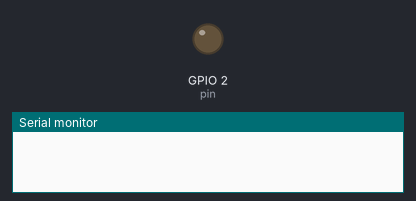
Bench run of a program on a simulated ESP32. Parts: output pins drawn as LEDs (lit = HIGH), the last lines printed to the serial monitor. WiFi joins after 1.5 s; servers stay silent unless stated.

Above: at 0.1 s.
At 2.1 s:
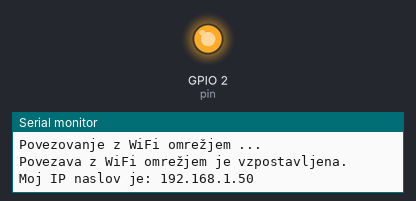
Timing chart, 0 to 3.8 s (numbered marks = the images above):
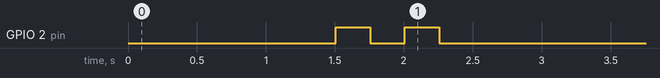

The program:

main.cpp
```cpp
#include <Arduino.h>
#include <WiFi.h>


const char* ssid = "...";
const char* password = "...";

void setup() {
  // put your setup code here, to run once:
  // tu zapišemo kodo za nastavitve, koda bo izvecena le enkrat, ko se naprava zažene:

  Serial.begin(115200); // nastavimo hitrost serijske komunikacije na 115200 btiov/s
  WiFi.begin(ssid, password); // povežemo se na WiFi omrežje z imenom "A1-39A3F1"in geslom

  while (WiFi.status() != WL_CONNECTED) { // dokler se modul ne poveže na WiFi omrežje, ponavljamo zanko
    delay(500); // počakamo 500ms preden preverimo stanje povezave znova
    Serial.println("Povezovanje z WiFi omrežjem ..."); // izpišemo sporočilo na serijski monitor, da vidimo, da se še vedno poskuša povezati
  }

  Serial.println("Povezava z WiFi omrežjem je vzpostavljena."); // izpišemo sporočilo, ko je povezava uspešna
  Serial.print("Moj IP naslov je: "); // spodnji ukaz bo izpisalo v isti vrstici, zato print in ne println
  Serial.println(WiFi.localIP()); // izpišemo IP naslov, ki ga je modul dobil od WiFi omrežja


  // ta del kode uporabimo kot indikator, da se je program prenesel na esp32 module, modra LED dioda bo 2x utripnila
  pinMode(2, OUTPUT); // pin (nožica) št. 2 bo uporabljen kot digitalni izhod (na nožici 2 je povezana vgrajena LED dioda na ESP32)
  digitalWrite(2, HIGH); // na pin 2 zapišemo visoko vrednost (LED dioda se prižge)
  delay(250); // počakamo 250 ms
  digitalWrite(2, LOW); // na pin 2 zapišemo visoko vrednost (LED dioda se ugasne)
  delay(250); // počakamo 250 ms
  digitalWrite(2, HIGH); // na pin 2 zapišemo visoko vrednost (LED dioda se prižge)
  delay(250); // počakamo 250 ms
  digitalWrite(2, LOW); // na pin 2 zapišemo visoko vrednost (LED dioda se ugasne)
  delay(250); // počakamo 250 ms
}

void loop() {
  // put your main code here, to run repeatedly:
  // tu zapišemo kodo, ki se ponavljajoče izvaja, dokler je esp32 vklopljen
}
```
